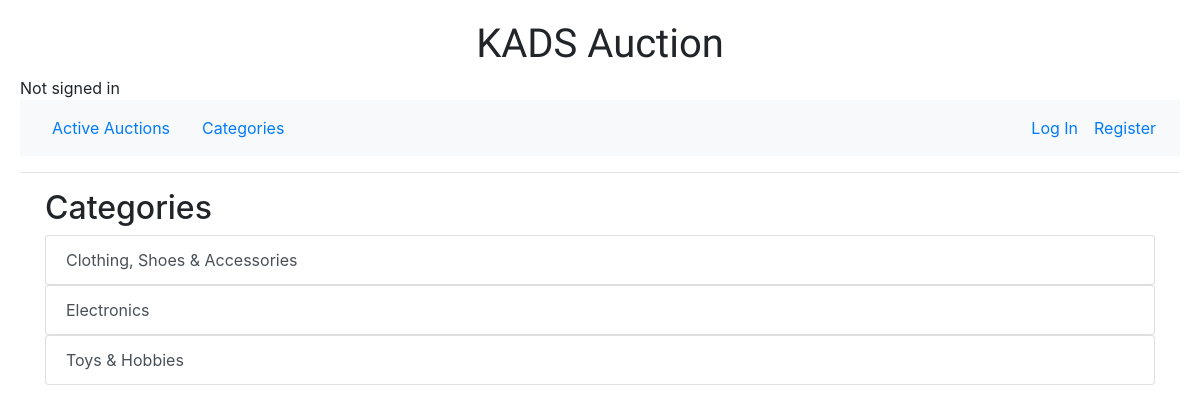
The page /categories on the database as committed earlier.
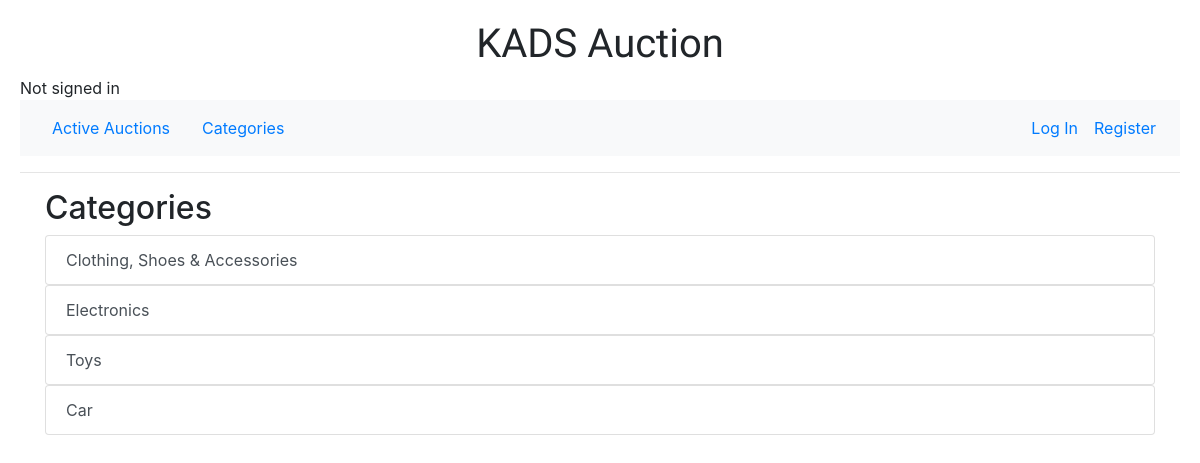
The same page on the database as committed later.
### auctions/models.py (models this page shows)
class Category(models.Model):
    title = models.CharField(max_length=64)
    def __str__(self):
        return f"{self.title}"

### auctions/views.py (the view)
# urls.py: path("categories", views.categories, name="categories"),
def categories(request):
    return render(request, "auctions/categories.html", {
        "categories": Category.objects.all()
    })

### auctions/templates/auctions/categories.html
{% extends "auctions/layout.html" %}
{% block body %}
<div class="container">
<h2>Categories</h3>
{% for category in categories %}
<ul class="list-group">
    <a href="{% url 'category' category.id %}" class="list-group-item list-group-item-action">{{ category }}</a>
</ul>
{% endfor %}
</div>
{% endblock %}

Rows that differ between the two databases and show on the page:
changed Category: title "Toys & Hobbies" → "Toys"
added Category: title "Car"
